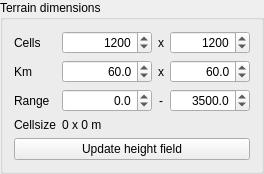
        <widget class="QGroupBox" name="groupBox_3">
         <property name="title">
          <string>Terrain dimensions</string>
         </property>
         <layout class="QVBoxLayout" name="verticalLayout_3">
          <item>
           <layout class="QGridLayout" name="gridLayout">
            <item row="2" column="1">
             <widget class="QDoubleSpinBox" name="hf_elevMin">
              <property name="alignment">
               <set>Qt::AlignRight|Qt::AlignTrailing|Qt::AlignVCenter</set>
              </property>
              <property name="decimals">
               <number>1</number>
              </property>
              <property name="minimum">
               <double>-10000.000000000000000</double>
              </property>
              <property name="maximum">
               <double>10000.000000000000000</double>
              </property>
              <property name="singleStep">
               <double>50.000000000000000</double>
              </property>
              <property name="value">
               <double>0.000000000000000</double>
              </property>
             </widget>
            </item>
            <item row="0" column="0">
             <widget class="QLabel" name="label_9">
              <property name="maximumSize">
               <size>
                <width>50</width>
                <height>16777215</height>
               </size>
              </property>
              <property name="text">
               <string>Cells</string>
              </property>
             </widget>
            </item>
            <item row="1" column="2">
             <widget class="QLabel" name="label_11">
              <property name="text">
               <string>x</string>
              </property>
              <property name="alignment">
               <set>Qt::AlignCenter</set>
              </property>
             </widget>
            </item>
            <item row="2" column="0">
             <widget class="QLabel" name="label_7">
              <property name="text">
               <string>Range</string>
              </property>
             </widget>
            </item>
            <item row="2" column="3">
             <widget class="QDoubleSpinBox" name="hf_elevMax">
              <property name="alignment">
               <set>Qt::AlignRight|Qt::AlignTrailing|Qt::AlignVCenter</set>
              </property>
              <property name="decimals">
               <number>1</number>
              </property>
              <property name="maximum">
               <double>20000.000000000000000</double>
              </property>
              <property name="singleStep">
               <double>50.000000000000000</double>
              </property>
              <property name="value">
               <double>3500.000000000000000</double>
              </property>
             </widget>
            </item>
            <item row="0" column="3">
             <widget class="QSpinBox" name="hf_gridY">
              <property name="minimumSize">
               <size>
                <width>80</width>
                <height>0</height>
               </size>
              </property>
              <property name="alignment">
               <set>Qt::AlignRight|Qt::AlignTrailing|Qt::AlignVCenter</set>
              </property>
              <property name="maximum">
               <number>10000</number>
              </property>
              <property name="singleStep">
               <number>10</number>
              </property>
              <property name="value">
               <number>1200</number>
              </property>
             </widget>
            </item>
            <item row="1" column="3">
             <widget class="QDoubleSpinBox" name="hf_kmY">
              <property name="alignment">
               <set>Qt::AlignRight|Qt::AlignTrailing|Qt::AlignVCenter</set>
              </property>
              <property name="decimals">
               <number>1</number>
              </property>
              <property name="maximum">
               <double>10000.000000000000000</double>
              </property>
              <property name="value">
               <double>60.000000000000000</double>
              </property>
             </widget>
            </item>
            <item row="1" column="0">
             <widget class="QLabel" name="label_8">
              <property name="text">
               <string>Km</string>
              </property>
             </widget>
            </item>
            <item row="2" column="2">
             <widget class="QLabel" name="label_12">
              <property name="text">
               <string>-</string>
              </property>
              <property name="alignment">
               <set>Qt::AlignCenter</set>
              </property>
             </widget>
            </item>
            <item row="0" column="2">
             <widget class="QLabel" name="label_10">
              <property name="maximumSize">
               <size>
                <width>10</width>
                <height>16777215</height>
               </size>
              </property>
              <property name="text">
               <string>x</string>
              </property>
              <property name="alignment">
               <set>Qt::AlignCenter</set>
              </property>
             </widget>
            </item>
            <item row="1" column="1">
             <widget class="QDoubleSpinBox" name="hf_kmX">
              <property name="minimumSize">
               <size>
                <width>8</width>
                <height>0</height>
               </size>
              </property>
              <property name="alignment">
               <set>Qt::AlignRight|Qt::AlignTrailing|Qt::AlignVCenter</set>
              </property>
              <property name="decimals">
               <number>1</number>
              </property>
              <property name="maximum">
               <double>10000.000000000000000</double>
              </property>
              <property name="value">
               <double>60.000000000000000</double>
              </property>
             </widget>
            </item>
            <item row="0" column="1">
             <widget class="QSpinBox" name="hf_gridX">
              <property name="minimumSize">
               <size>
                <width>90</width>
                <height>0</height>
               </size>
              </property>
              <property name="alignment">
               <set>Qt::AlignRight|Qt::AlignTrailing|Qt::AlignVCenter</set>
              </property>
              <property name="maximum">
               <number>10000</number>
              </property>
              <property name="singleStep">
               <number>10</number>
              </property>
              <property name="value">
               <number>1200</number>
              </property>
             </widget>
            </item>
            <item row="3" column="0">
             <widget class="QLabel" name="label_4">
              <property name="text">
               <string>Cellsize</string>
              </property>
              <property name="alignment">
               <set>Qt::AlignLeading|Qt::AlignLeft|Qt::AlignVCenter</set>
              </property>
             </widget>
            </item>
            <item row="3" column="1" colspan="3">
             <widget class="QLabel" name="label_cellSize">
              <property name="text">
               <string>0 x 0 m</string>
              </property>
             </widget>
            </item>
            <item row="4" column="0" colspan="4">
             <widget class="QPushButton" name="btn_updateDEM">
              <property name="maximumSize">
               <size>
                <width>16777215</width>
                <height>24</height>
               </size>
              </property>
              <property name="text">
               <string>Update height field</string>
              </property>
             </widget>
            </item>
           </layout>
          </item>
         </layout>
        </widget>
